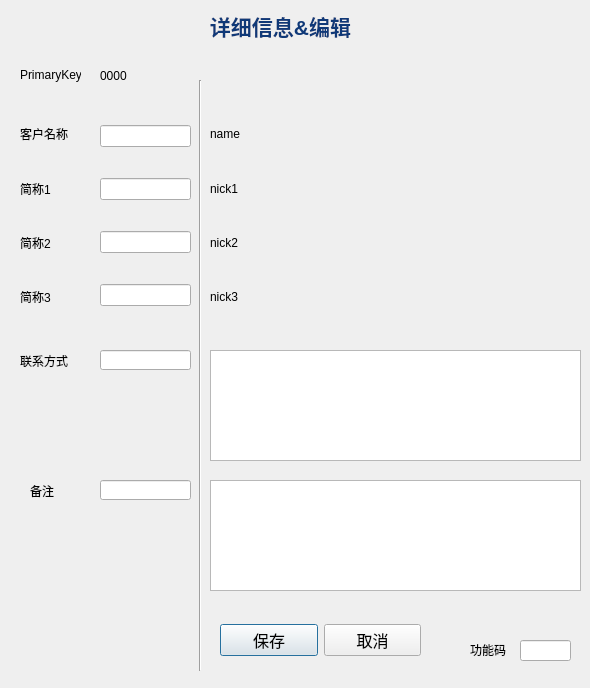
<?xml version="1.0" encoding="UTF-8"?>
<ui version="4.0">
 <class>Dialog</class>
 <widget class="QDialog" name="Dialog">
  <property name="geometry">
   <rect>
    <x>0</x>
    <y>0</y>
    <width>590</width>
    <height>688</height>
   </rect>
  </property>
  <property name="windowTitle">
   <string>Dialog</string>
  </property>
  <widget class="QLabel" name="label_8">
   <property name="geometry">
    <rect>
     <x>20</x>
     <y>60</y>
     <width>61</width>
     <height>31</height>
    </rect>
   </property>
   <property name="text">
    <string>&lt;html&gt;&lt;head/&gt;&lt;body&gt;&lt;p&gt;PrimaryKey&lt;/p&gt;&lt;/body&gt;&lt;/html&gt;</string>
   </property>
  </widget>
  <widget class="QWidget" name="verticalLayoutWidget_3">
   <property name="geometry">
    <rect>
     <x>210</x>
     <y>110</y>
     <width>371</width>
     <height>211</height>
    </rect>
   </property>
   <layout class="QVBoxLayout" name="verticalLayout_3">
    <item>
     <widget class="QLabel" name="label_name">
      <property name="text">
       <string>name</string>
      </property>
     </widget>
    </item>
    <item>
     <widget class="QLabel" name="label_nick1">
      <property name="text">
       <string>nick1</string>
      </property>
     </widget>
    </item>
    <item>
     <widget class="QLabel" name="label_nick2">
      <property name="text">
       <string>nick2</string>
      </property>
     </widget>
    </item>
    <item>
     <widget class="QLabel" name="label_nick3">
      <property name="text">
       <string>nick3</string>
      </property>
     </widget>
    </item>
   </layout>
  </widget>
  <widget class="QWidget" name="horizontalLayoutWidget">
   <property name="geometry">
    <rect>
     <x>220</x>
     <y>610</y>
     <width>201</width>
     <height>61</height>
    </rect>
   </property>
   <layout class="QHBoxLayout" name="horizontalLayout">
    <item>
     <widget class="QPushButton" name="pushButton_save">
      <property name="font">
       <font>
        <family>宋体</family>
        <pointsize>12</pointsize>
        <weight>50</weight>
        <bold>false</bold>
       </font>
      </property>
      <property name="text">
       <string>保存</string>
      </property>
     </widget>
    </item>
    <item>
     <widget class="QPushButton" name="pushButton_cancel">
      <property name="font">
       <font>
        <family>宋体</family>
        <pointsize>12</pointsize>
        <weight>50</weight>
        <bold>false</bold>
       </font>
      </property>
      <property name="text">
       <string>取消</string>
      </property>
     </widget>
    </item>
   </layout>
  </widget>
  <widget class="QLineEdit" name="lineEdit_passcode">
   <property name="geometry">
    <rect>
     <x>520</x>
     <y>640</y>
     <width>51</width>
     <height>21</height>
    </rect>
   </property>
   <property name="text">
    <string/>
   </property>
   <property name="echoMode">
    <enum>QLineEdit::Password</enum>
   </property>
  </widget>
  <widget class="Line" name="line">
   <property name="geometry">
    <rect>
     <x>190</x>
     <y>80</y>
     <width>20</width>
     <height>591</height>
    </rect>
   </property>
   <property name="orientation">
    <enum>Qt::Vertical</enum>
   </property>
  </widget>
  <widget class="QLineEdit" name="lineEdit_remark">
   <property name="geometry">
    <rect>
     <x>100</x>
     <y>480</y>
     <width>91</width>
     <height>20</height>
    </rect>
   </property>
  </widget>
  <widget class="QLabel" name="label_15">
   <property name="geometry">
    <rect>
     <x>470</x>
     <y>640</y>
     <width>51</width>
     <height>20</height>
    </rect>
   </property>
   <property name="text">
    <string>&lt;html&gt;&lt;head/&gt;&lt;body&gt;&lt;p&gt;功能码&lt;/p&gt;&lt;/body&gt;&lt;/html&gt;</string>
   </property>
  </widget>
  <widget class="QLabel" name="label_6">
   <property name="geometry">
    <rect>
     <x>20</x>
     <y>330</y>
     <width>59</width>
     <height>61</height>
    </rect>
   </property>
   <property name="text">
    <string>联系方式</string>
   </property>
  </widget>
  <widget class="QLineEdit" name="lineEdit_contact">
   <property name="geometry">
    <rect>
     <x>100</x>
     <y>350</y>
     <width>91</width>
     <height>20</height>
    </rect>
   </property>
  </widget>
  <widget class="QLabel" name="label_id">
   <property name="geometry">
    <rect>
     <x>100</x>
     <y>60</y>
     <width>51</width>
     <height>31</height>
    </rect>
   </property>
   <property name="text">
    <string>0000</string>
   </property>
  </widget>
  <widget class="QWidget" name="verticalLayoutWidget">
   <property name="geometry">
    <rect>
     <x>20</x>
     <y>110</y>
     <width>61</width>
     <height>211</height>
    </rect>
   </property>
   <layout class="QVBoxLayout" name="verticalLayout">
    <item>
     <widget class="QLabel" name="label_2">
      <property name="text">
       <string>客户名称</string>
      </property>
     </widget>
    </item>
    <item>
     <widget class="QLabel" name="label_3">
      <property name="text">
       <string>简称1</string>
      </property>
     </widget>
    </item>
    <item>
     <widget class="QLabel" name="label_4">
      <property name="text">
       <string>简称2</string>
      </property>
     </widget>
    </item>
    <item>
     <widget class="QLabel" name="label_5">
      <property name="text">
       <string>简称3</string>
      </property>
     </widget>
    </item>
   </layout>
  </widget>
  <widget class="QLabel" name="label_13">
   <property name="geometry">
    <rect>
     <x>200</x>
     <y>10</y>
     <width>161</width>
     <height>31</height>
    </rect>
   </property>
   <property name="text">
    <string>&lt;html&gt;&lt;head/&gt;&lt;body&gt;&lt;p align=&quot;center&quot;&gt;&lt;span style=&quot; font-size:16pt; font-weight:600; color:#0f3978;&quot;&gt;详细信息&amp;amp;编辑&lt;/span&gt;&lt;/p&gt;&lt;/body&gt;&lt;/html&gt;</string>
   </property>
  </widget>
  <widget class="QWidget" name="verticalLayoutWidget_2">
   <property name="geometry">
    <rect>
     <x>100</x>
     <y>100</y>
     <width>91</width>
     <height>231</height>
    </rect>
   </property>
   <layout class="QVBoxLayout" name="verticalLayout_2">
    <item>
     <widget class="QLineEdit" name="lineEdit_name"/>
    </item>
    <item>
     <widget class="QLineEdit" name="lineEdit_nick1"/>
    </item>
    <item>
     <widget class="QLineEdit" name="lineEdit_nick2"/>
    </item>
    <item>
     <widget class="QLineEdit" name="lineEdit_nick3"/>
    </item>
   </layout>
  </widget>
  <widget class="QLabel" name="label_7">
   <property name="geometry">
    <rect>
     <x>30</x>
     <y>480</y>
     <width>59</width>
     <height>21</height>
    </rect>
   </property>
   <property name="text">
    <string>备注</string>
   </property>
  </widget>
  <widget class="QTextBrowser" name="textBrowser_contact">
   <property name="geometry">
    <rect>
     <x>210</x>
     <y>350</y>
     <width>371</width>
     <height>111</height>
    </rect>
   </property>
   <property name="frameShadow">
    <enum>QFrame::Plain</enum>
   </property>
   <property name="lineWidth">
    <number>0</number>
   </property>
  </widget>
  <widget class="QTextBrowser" name="textBrowser_remark">
   <property name="geometry">
    <rect>
     <x>210</x>
     <y>480</y>
     <width>371</width>
     <height>111</height>
    </rect>
   </property>
   <property name="frameShadow">
    <enum>QFrame::Plain</enum>
   </property>
   <property name="lineWidth">
    <number>0</number>
   </property>
  </widget>
 </widget>
 <resources/>
 <connections/>
</ui>
